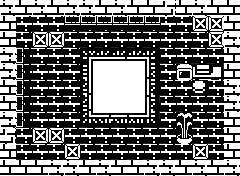

Rendered tile map (Tiled .tmx) drawn with the repository's tilesets; below, a short description and the map source with its tile grids summarised:
An orthogonal 15x11 tile map with 16x16 px tiles, 9 tile layers (Слой тайлов 1, collitions, ground, walls, ...), 2 tilesets.

<map version="1.10" tiledversion="1.11.2" orientation="orthogonal" renderorder="left-down" width="15" height="11" tilewidth="16" tileheight="16" infinite="0" nextlayerid="11" nextobjectid="1">
 <tileset firstgid="1" source="../sprites/tsxs/tileset_1.tsx" />
 <tileset firstgid="442" source="../sprites/tsxs/tileset_2.tsx" />
 <layer id="1" name="Слой тайлов 1" width="15" height="11">
  <data>[165 cells, 0 non-empty, 0 distinct tile ids]</data>
 </layer>
 <layer id="9" name="collitions" width="15" height="11">
  <data>[165 cells, 60 non-empty, 1 distinct tile ids]</data>
 </layer>
 <layer id="2" name="ground" width="15" height="11" tintcolor="#3f3f3f">
  <data>[165 cells, 165 non-empty, 1 distinct tile ids]</data>
 </layer>
 <layer id="3" name="walls" width="15" height="11">
  <data>[165 cells, 48 non-empty, 3 distinct tile ids]</data>
 </layer>
 <layer id="4" name="main_board" width="15" height="11">
  <data>[165 cells, 6 non-empty, 1 distinct tile ids]</data>
 </layer>
 <layer id="5" name="map_board" width="15" height="11">
  <data>[165 cells, 5 non-empty, 1 distinct tile ids]</data>
 </layer>
 <layer id="6" name="market" width="15" height="11">
  <data>[165 cells, 1 non-empty, 1 distinct tile ids]</data>
 </layer>
 <layer id="7" name="decorations" width="15" height="11">
  <data>[165 cells, 14 non-empty, 6 distinct tile ids]</data>
 </layer>
 <layer id="10" name="carpet" width="15" height="11">
  <data>[165 cells, 25 non-empty, 25 distinct tile ids]</data>
 </layer>
</map>
